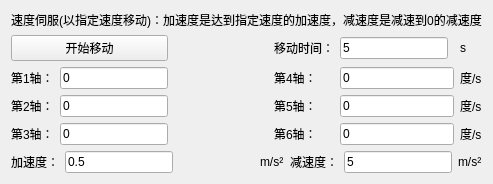
                 <widget class="QWidget" name="page_2">
                  <layout class="QGridLayout" name="gridLayout_21">
                   <item row="0" column="0">
                    <layout class="QVBoxLayout" name="verticalLayout_11">
                     <item>
                      <widget class="QLabel" name="label_70">
                       <property name="text">
                        <string>速度伺服(以指定速度移动)：加速度是达到指定速度的加速度，减速度是减速到0的减速度</string>
                       </property>
                       <property name="alignment">
                        <set>Qt::AlignCenter</set>
                       </property>
                      </widget>
                     </item>
                     <item>
                      <layout class="QGridLayout" name="gridLayout_20">
                       <item row="1" column="4" colspan="2">
                        <widget class="QLineEdit" name="speedJ_4_lineEdit">
                         <property name="text">
                          <string>0</string>
                         </property>
                        </widget>
                       </item>
                       <item row="2" column="4" colspan="2">
                        <widget class="QLineEdit" name="speedJ_5_lineEdit">
                         <property name="text">
                          <string>0</string>
                         </property>
                        </widget>
                       </item>
                       <item row="2" column="6">
                        <widget class="QLabel" name="label_71">
                         <property name="text">
                          <string>度/s</string>
                         </property>
                        </widget>
                       </item>
                       <item row="2" column="3">
                        <widget class="QLabel" name="label_72">
                         <property name="text">
                          <string>第5轴：</string>
                         </property>
                        </widget>
                       </item>
                       <item row="0" column="0" colspan="2">
                        <widget class="QPushButton" name="move_speedJ_Button">
                         <property name="text">
                          <string>开始移动</string>
                         </property>
                        </widget>
                       </item>
                       <item row="2" column="1">
                        <widget class="QLineEdit" name="speedJ_2_lineEdit">
                         <property name="text">
                          <string>0</string>
                         </property>
                        </widget>
                       </item>
                       <item row="3" column="0">
                        <widget class="QLabel" name="label_73">
                         <property name="text">
                          <string>第3轴：</string>
                         </property>
                        </widget>
                       </item>
                       <item row="3" column="4" colspan="2">
                        <widget class="QLineEdit" name="speedJ_6_lineEdit">
                         <property name="text">
                          <string>0</string>
                         </property>
                        </widget>
                       </item>
                       <item row="0" column="4">
                        <widget class="QLineEdit" name="speedJ_moveTime_lineEdit">
                         <property name="text">
                          <string>5</string>
                         </property>
                        </widget>
                       </item>
                       <item row="1" column="6">
                        <widget class="QLabel" name="label_74">
                         <property name="text">
                          <string>度/s</string>
                         </property>
                        </widget>
                       </item>
                       <item row="0" column="3">
                        <widget class="QLabel" name="label_75">
                         <property name="text">
                          <string>移动时间：</string>
                         </property>
                        </widget>
                       </item>
                       <item row="3" column="3">
                        <widget class="QLabel" name="label_76">
                         <property name="text">
                          <string>第6轴：</string>
                         </property>
                        </widget>
                       </item>
                       <item row="3" column="1">
                        <widget class="QLineEdit" name="speedJ_3_lineEdit">
                         <property name="text">
                          <string>0</string>
                         </property>
                        </widget>
                       </item>
                       <item row="0" column="6">
                        <widget class="QLabel" name="label_77">
                         <property name="text">
                          <string>s</string>
                         </property>
                        </widget>
                       </item>
                       <item row="2" column="0">
                        <widget class="QLabel" name="label_78">
                         <property name="text">
                          <string>第2轴：</string>
                         </property>
                        </widget>
                       </item>
                       <item row="1" column="1">
                        <widget class="QLineEdit" name="speedJ_1_lineEdit">
                         <property name="text">
                          <string>0</string>
                         </property>
                        </widget>
                       </item>
                       <item row="1" column="3">
                        <widget class="QLabel" name="label_79">
                         <property name="text">
                          <string>第4轴：</string>
                         </property>
                        </widget>
                       </item>
                       <item row="3" column="6">
                        <widget class="QLabel" name="label_80">
                         <property name="text">
                          <string>度/s</string>
                         </property>
                        </widget>
                       </item>
                       <item row="1" column="0">
                        <widget class="QLabel" name="label_81">
                         <property name="text">
                          <string>第1轴：</string>
                         </property>
                        </widget>
                       </item>
                       <item row="0" column="2">
                        <spacer name="horizontalSpacer_14">
                         <property name="orientation">
                          <enum>Qt::Horizontal</enum>
                         </property>
                         <property name="sizeHint" stdset="0">
                          <size>
                           <width>40</width>
                           <height>20</height>
                          </size>
                         </property>
                        </spacer>
                       </item>
                      </layout>
                     </item>
                     <item>
                      <layout class="QHBoxLayout" name="horizontalLayout_27">
                       <item>
                        <widget class="QLabel" name="label_82">
                         <property name="text">
                          <string>加速度：</string>
                         </property>
                        </widget>
                       </item>
                       <item>
                        <widget class="QLineEdit" name="speedJ_Acceleration_lineEdit">
                         <property name="text">
                          <string>0.5</string>
                         </property>
                        </widget>
                       </item>
                       <item>
                        <spacer name="horizontalSpacer_15">
                         <property name="orientation">
                          <enum>Qt::Horizontal</enum>
                         </property>
                         <property name="sizeHint" stdset="0">
                          <size>
                           <width>40</width>
                           <height>20</height>
                          </size>
                         </property>
                        </spacer>
                       </item>
                       <item>
                        <widget class="QLabel" name="label_83">
                         <property name="text">
                          <string>m/s²</string>
                         </property>
                        </widget>
                       </item>
                       <item>
                        <widget class="QLabel" name="label_84">
                         <property name="text">
                          <string>减速度：</string>
                         </property>
                        </widget>
                       </item>
                       <item>
                        <widget class="QLineEdit" name="speedJ_Deceleration_lineEdit">
                         <property name="text">
                          <string>5</string>
                         </property>
                        </widget>
                       </item>
                       <item>
                        <widget class="QLabel" name="label_85">
                         <property name="text">
                          <string>m/s²</string>
                         </property>
                        </widget>
                       </item>
                      </layout>
                     </item>
                    </layout>
                   </item>
                  </layout>
                 </widget>
